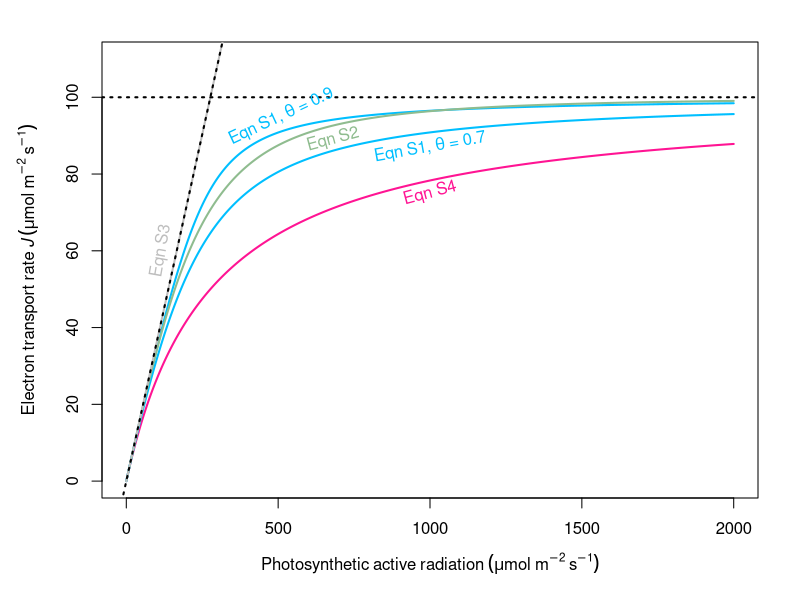

Write R code to recreate this figure.
### Simulation of electron transport response to irradiance with various curvature factor (Theta), including negative ones

J <- function(Q ,alpha , phi, theta, Jmax=100){
  if(theta==0){J=Q*alpha*phi*Jmax/(Q*alpha*phi+Jmax)}else{J=(Q*alpha*phi+Jmax-((Q*alpha*phi+Jmax)^2-4*theta*Q*alpha*phi*Jmax)^0.5)/(2*theta)}
}

J_smith <- function(Q ,alpha , phi, Jmax=100){
  Q*alpha*phi/sqrt(1+(Q*alpha*phi/Jmax)^2)
}

J_lin <- function(Q, alpha, phi){
  Q*alpha*phi
}

Q=0:2000
alpha=0.85
phi=0.425
Jmax=100

jpeg(filename = 'Figures/Suppementary_Figure_NoteS1.jpeg',width = 150,height = 130,units = 'mm',res=300)
par(mar=c(5.1,5.1,2.1,2.1))
plot(x=NULL,y=NULL,xlim=range(Q),ylim=c(0,1.1*Jmax),ylab=expression(Electron~transport~rate~italic(J)~(mu*mol~m^-2~s^-1)),xlab=expression(Photosynthetic~active~radiation~(mu*mol~m^-2~s^-1)))
lines(x=Q,y=J(Q=Q,alpha=alpha,phi=phi,theta=0,Jmax=100),col="deeppink",lwd=2)
lines(x=Q,y=J(Q=Q,alpha=alpha,phi=phi,theta=0.7,Jmax=100),col="deepskyblue",lwd=2)
lines(x=Q,y=J(Q=Q,alpha=alpha,phi=phi,theta=0.9,Jmax=100),col="deepskyblue",lwd=2)
lines(x=Q,y=J_smith(Q=Q,alpha=alpha,phi=phi,Jmax=100),col="darkseagreen",lwd=2) 
lines(x=Q,y=J_lin(Q=Q,alpha=alpha,phi=phi),col="grey",lwd=2) 
abline(c(0,alpha*phi),lwd=2,lty=3)
abline(h = Jmax,lwd=2,lty=3)

text(x = 1000, y = 75, labels = "Eqn S4", cex = 1, col = "deeppink", srt = 15)
text(x = 1000, y = 87, labels = expression(Eqn~S1*','~italic(theta)~'='~0.7), cex = 1, col = "deepskyblue", srt = 10)
text(x = 510, y = 95, labels = expression(Eqn~S1*','~italic(theta)~'='~0.9), cex = 1, col = "deepskyblue", srt = 25)
text(x = 680, y = 89, labels = expression(Eqn~S2), cex = 1, col = "darkseagreen", srt = 15)
text(x = 115, y = 60, labels = expression(Eqn~S3), cex = 1, col = "grey", srt = 80)
dev.off()

#gg_color_hue <- function(n) {
#  hues = seq(15, 375, length = n + 1)
#  hcl(h = hues, l = 65, c = 100)[1:n]
#}
#
#ggplot(data=result,aes(x=Q,y=J,group=Theta))+
#  geom_line(color=gg_color_hue(2)[2])+theme_classic()+theme(panel.grid.major = element_blank(), panel.grid.minor = element_blank(),legend.title = element_blank())+
#  geom_abline(slope=alpha*phi,linetype = "dashed")+geom_hline(yintercept = Jmax,linetype="dashed")+
#  ylab(expression(Electron~transport~rate~italic(J)~(mu*mol~m^-2~s^-1)))+xlab(expression(Irradiance~italic(Q)~(mu*mol~m^-2~s^-1)))
  
